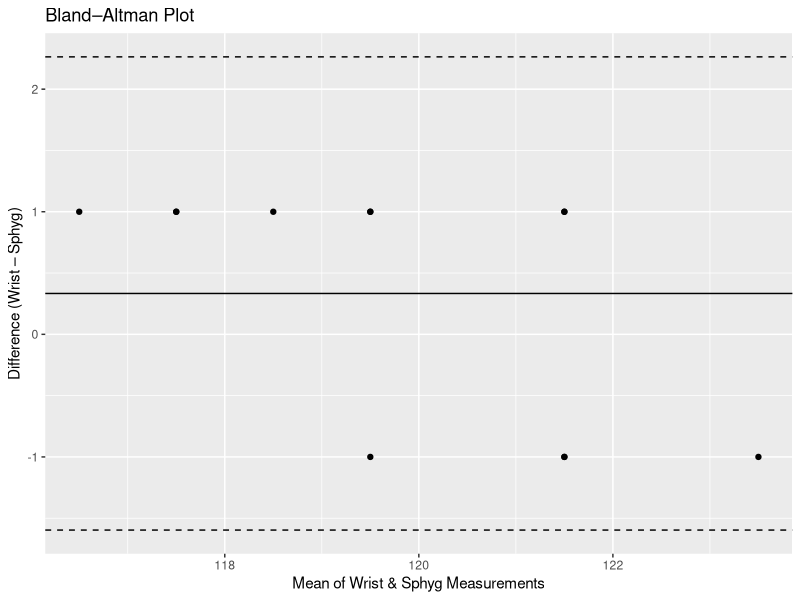

Source code (R):
## ---- chunk 1
# Observed counts of M&M colors:
observed <- c(red = 20, blue = 25, green = 15, brown = 18, orange = 12, yellow = 10)

# Manufacturer's claimed proportions:
p_expected <- c(red = 0.20, blue = 0.20, green = 0.20, brown = 0.20, orange = 0.10, yellow = 0.10)

# Perform one-sample chi-square goodness-of-fit test:
test_result <- chisq.test(x = observed, p = p_expected)

# Display results:
test_result
## ---- chunk 2
# Sample of diameters (cm) for 25 ball bearings:
diameters <- c(5.03, 4.97, 5.01, 5.05, 4.99, 5.02, 5.00, 5.04, 4.96, 5.00,
               5.01, 4.98, 5.02, 5.03, 4.94, 5.00, 5.02, 4.99, 5.01, 5.03,
               4.98, 5.00, 5.04, 4.97, 5.02)

# Known population standard deviation:
sigma <- 0.05

# Hypothesized mean:
mu0 <- 5.00

# Compute test statistic:
n <- length(diameters)
xbar <- mean(diameters)
z_stat <- (xbar - mu0) / (sigma / sqrt(n))

# Two-sided p-value:
p_value <- 2 * (1 - pnorm(abs(z_stat)))

# Output results:
z_stat; p_value
## ---- chunk 3
# Sample of exam scores for 20 students:
scores <- c(68, 74, 71, 69, 73, 65, 77, 72, 70, 66,
            75, 68, 71, 69, 74, 67, 72, 70, 73, 68)

# Hypothesized mean:
mu0 <- 70

# Perform one-sample t-test:
test_result <- t.test(x = scores, mu = mu0)

# Display results:
test_result
## ---- chunk 4
# Simulated paired blood pressure measurements (mmHg) on 12 subjects:
wrist   <- c(120, 122, 118, 121, 119, 117, 123, 120, 118, 119, 122, 121)
sphyg   <- c(119, 121, 117, 122, 118, 116, 124, 119, 117, 120, 121, 122)

# Compute differences and means:
diffs    <- wrist - sphyg
means    <- (wrist + sphyg) / 2

# Calculate bias and limits of agreement:
bias     <- mean(diffs)
sd_diff  <- sd(diffs)
loa_up   <- bias + 1.96 * sd_diff
loa_low  <- bias - 1.96 * sd_diff

# Test for zero bias:
t_test   <- t.test(diffs, mu = 0)

# Bland–Altman plot:
library(ggplot2)
ba_df <- data.frame(mean = means, diff = diffs)
ggplot(ba_df, aes(x = mean, y = diff)) +
  geom_point() +
  geom_hline(yintercept = bias,    linetype = "solid") +
  geom_hline(yintercept = loa_up,   linetype = "dashed") +
  geom_hline(yintercept = loa_low,  linetype = "dashed") +
  labs(title = "Bland–Altman Plot",
       x = "Mean of Wrist & Sphyg Measurements",
       y = "Difference (Wrist – Sphyg)")

# Print numerical results:
bias; loa_low; loa_up; t_test
